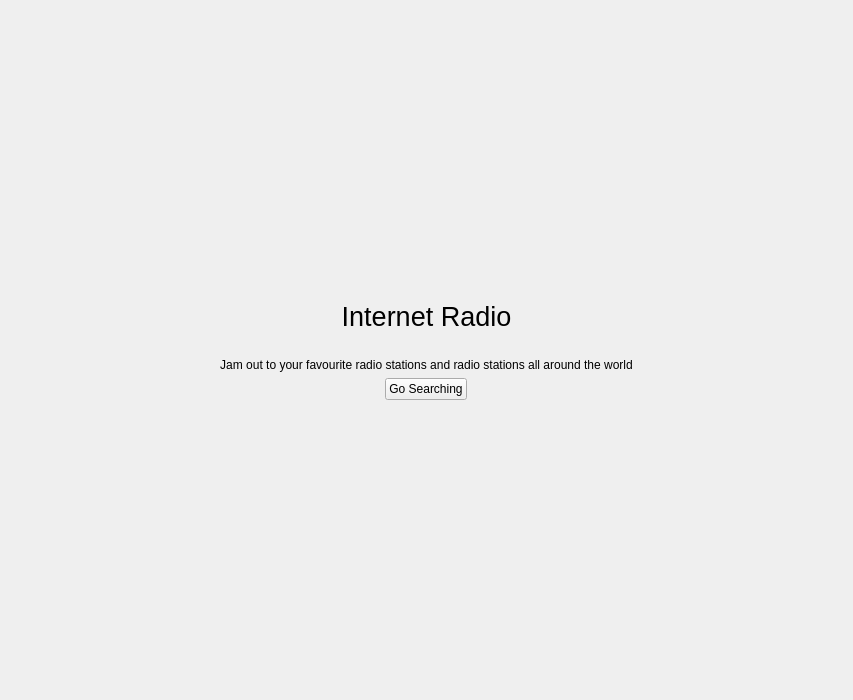
<?xml version="1.0" encoding="UTF-8"?>
<ui version="4.0">
 <class>FavouriteStationsWidget</class>
 <widget class="QWidget" name="FavouriteStationsWidget">
  <property name="geometry">
   <rect>
    <x>0</x>
    <y>0</y>
    <width>853</width>
    <height>700</height>
   </rect>
  </property>
  <property name="windowTitle">
   <string notr="true">Form</string>
  </property>
  <layout class="QVBoxLayout" name="verticalLayout">
   <property name="spacing">
    <number>0</number>
   </property>
   <property name="leftMargin">
    <number>0</number>
   </property>
   <property name="topMargin">
    <number>0</number>
   </property>
   <property name="rightMargin">
    <number>0</number>
   </property>
   <property name="bottomMargin">
    <number>0</number>
   </property>
   <item>
    <widget class="tStackedWidget" name="stackedWidget">
     <widget class="QWidget" name="noStationsPage">
      <layout class="QVBoxLayout" name="verticalLayout_2">
       <item>
        <spacer name="verticalSpacer_2">
         <property name="orientation">
          <enum>Qt::Vertical</enum>
         </property>
         <property name="sizeHint" stdset="0">
          <size>
           <width>20</width>
           <height>40</height>
          </size>
         </property>
        </spacer>
       </item>
       <item>
        <widget class="QLabel" name="label">
         <property name="font">
          <font>
           <pointsize>20</pointsize>
          </font>
         </property>
         <property name="text">
          <string>Internet Radio</string>
         </property>
         <property name="alignment">
          <set>Qt::AlignCenter</set>
         </property>
        </widget>
       </item>
       <item>
        <widget class="QLabel" name="noStationsIcon">
         <property name="enabled">
          <bool>false</bool>
         </property>
         <property name="text">
          <string/>
         </property>
         <property name="alignment">
          <set>Qt::AlignCenter</set>
         </property>
        </widget>
       </item>
       <item>
        <widget class="QLabel" name="label_3">
         <property name="text">
          <string>Jam out to your favourite radio stations and radio stations all around the world</string>
         </property>
         <property name="alignment">
          <set>Qt::AlignCenter</set>
         </property>
         <property name="wordWrap">
          <bool>true</bool>
         </property>
        </widget>
       </item>
       <item alignment="Qt::AlignHCenter">
        <widget class="QPushButton" name="searchForStationButton">
         <property name="text">
          <string>Go Searching</string>
         </property>
        </widget>
       </item>
       <item>
        <spacer name="verticalSpacer">
         <property name="orientation">
          <enum>Qt::Vertical</enum>
         </property>
         <property name="sizeHint" stdset="0">
          <size>
           <width>20</width>
           <height>40</height>
          </size>
         </property>
        </spacer>
       </item>
      </layout>
     </widget>
     <widget class="QWidget" name="page_2"/>
    </widget>
   </item>
  </layout>
 </widget>
 <customwidgets>
  <customwidget>
   <class>tStackedWidget</class>
   <extends>QStackedWidget</extends>
   <header location="global">tstackedwidget.h</header>
   <container>1</container>
   <slots>
    <signal>switchingFrame(int)</signal>
   </slots>
  </customwidget>
 </customwidgets>
 <resources/>
 <connections/>
</ui>
